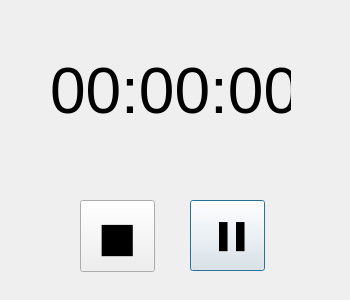
<?xml version="1.0" encoding="UTF-8"?>
<ui version="4.0">
 <class>TimerWindow</class>
 <widget class="QDialog" name="TimerWindow">
  <property name="geometry">
   <rect>
    <x>0</x>
    <y>0</y>
    <width>350</width>
    <height>300</height>
   </rect>
  </property>
  <property name="windowTitle">
   <string>Timer</string>
  </property>
  <widget class="QLabel" name="labelTime">
   <property name="geometry">
    <rect>
     <x>50</x>
     <y>50</y>
     <width>241</width>
     <height>85</height>
    </rect>
   </property>
   <property name="text">
    <string>&lt;html&gt;&lt;head/&gt;&lt;body&gt;&lt;p align=&quot;center&quot;&gt;&lt;span style=&quot; font-size:48pt;&quot;&gt;00:00:00&lt;/span&gt;&lt;/p&gt;&lt;/body&gt;&lt;/html&gt;</string>
   </property>
  </widget>
  <widget class="QSplitter" name="splitter">
   <property name="geometry">
    <rect>
     <x>11</x>
     <y>1</y>
     <width>156</width>
     <height>87</height>
    </rect>
   </property>
   <property name="orientation">
    <enum>Qt::Orientation::Horizontal</enum>
   </property>
  </widget>
  <widget class="QLabel" name="labelStatus">
   <property name="geometry">
    <rect>
     <x>30</x>
     <y>150</y>
     <width>288</width>
     <height>26</height>
    </rect>
   </property>
   <property name="font">
    <font>
     <pointsize>14</pointsize>
    </font>
   </property>
   <property name="text">
    <string/>
   </property>
  </widget>
  <widget class="QPushButton" name="btnPause">
   <property name="geometry">
    <rect>
     <x>190</x>
     <y>200</y>
     <width>75</width>
     <height>71</height>
    </rect>
   </property>
   <property name="font">
    <font>
     <pointsize>18</pointsize>
    </font>
   </property>
   <property name="cursor">
    <cursorShape>PointingHandCursor</cursorShape>
   </property>
   <property name="text">
    <string>▐▐</string>
   </property>
  </widget>
  <widget class="QPushButton" name="btnBack">
   <property name="geometry">
    <rect>
     <x>80</x>
     <y>200</y>
     <width>75</width>
     <height>72</height>
    </rect>
   </property>
   <property name="font">
    <font>
     <pointsize>36</pointsize>
    </font>
   </property>
   <property name="cursor">
    <cursorShape>PointingHandCursor</cursorShape>
   </property>
   <property name="text">
    <string>◼</string>
   </property>
  </widget>
 </widget>
 <resources/>
 <connections/>
</ui>
